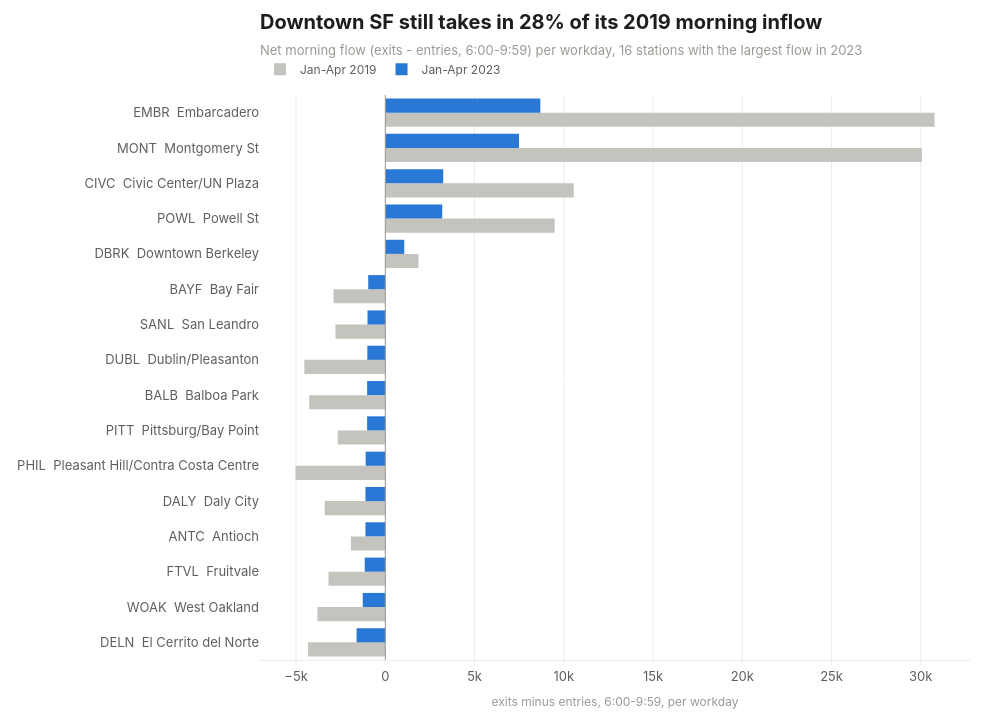

The notebook cell this image was saved under:
### Code cell
def flow_size(row):
    return abs(row["net_flow_2023"])


def flow_value(row):
    return row["net_flow_2023"]


flow_rows = net_flow.to_dict("records")
flow_rows.sort(key=flow_size, reverse=True)
chosen = flow_rows[:16]
chosen.sort(key=flow_value)

labels = []
values_2019 = []
values_2023 = []
for row in chosen:
    labels.append(f"{row['station']}  {row['name']}")
    values_2019.append(row["net_flow_2019"])
    values_2023.append(row["net_flow_2023"])

bars_2019 = go.Bar(name=BEFORE, y=labels, x=values_2019, orientation="h", marker_color=viz.CONTEXT,
                   hovertemplate="%{y}: %{x:+,.0f} per morning<extra>2019</extra>")
bars_2023 = go.Bar(name=AFTER, y=labels, x=values_2023, orientation="h", marker_color=viz.ACCENT,
                   hovertemplate="%{y}: %{x:+,.0f} per morning<extra>2023</extra>")

fig = go.Figure([bars_2019, bars_2023])
fig.update_layout(barmode="group", hovermode="closest", margin=dict(l=260))
fig.add_vline(x=0, line=dict(color=viz.MUTED, width=1))
fig.update_xaxes(title_text="exits minus entries, 6:00-9:59, per workday", tickformat="~s", showgrid=True, gridcolor=viz.GRID)
fig.update_yaxes(showgrid=False)

downtown_2019 = 0.0
downtown_2023 = 0.0
for row in net_flow.to_dict("records"):
    if row["station"] in ["EMBR", "MONT", "POWL", "CIVC"]:
        downtown_2019 += row["net_flow_2019"]
        downtown_2023 += row["net_flow_2023"]

title = f"Downtown SF still takes in {100 * downtown_2023 / downtown_2019:.0f}% of its 2019 morning inflow"
subtitle = "Net morning flow (exits - entries, 6:00-9:59) per workday, 16 stations with the largest flow in 2023"
viz.titled(fig, title, subtitle)
viz.save(fig, "06_morning_net_flow", height=720)
fig

### Figure 1 — Plotly figure (JSON) as saved in the notebook; plotly's stock layout.template omitted (floating-point values rounded to 4 significant figures)
{"data": [{"hovertemplate": "%{y}: %{x:+,.0f} per morning<extra>2019</extra>", "marker": {"color": "#c4c3bd"}, "name": "Jan-Apr 2019", "orientation": "h", "type": "bar", "x": [-4335.0, -3805.0, -3184.0, -1928.0, -3397.0, -5033.0, -2665.0, -4266.0, -4538.0, -2796.0, -2905.0, 1855.0, 9489.0, 10560.0, 30060.0, 30770.0], "y": ["DELN  El Cerrito del Norte", "WOAK  West Oakland", "FTVL  Fruitvale", "ANTC  Antioch", "DALY  Daly City", "PHIL  Pleasant Hill/Contra Costa Centre", "PITT  Pittsburg/Bay Point", "BALB  Balboa Park", "DUBL  Dublin/Pleasanton", "SANL  San Leandro", "BAYF  Bay Fair", "DBRK  Downtown Berkeley", "POWL  Powell St", "CIVC  Civic Center/UN Plaza", "MONT  Montgomery St", "EMBR  Embarcadero"]}, {"hovertemplate": "%{y}: %{x:+,.0f} per morning<extra>2023</extra>", "marker": {"color": "#2a78d6"}, "name": "Jan-Apr 2023", "orientation": "h", "type": "bar", "x": [-1610.0, -1268.0, -1155.0, -1116.0, -1115.0, -1102.0, -1020.0, -1020.0, -1009.0, -999.0, -959.0, 1061.0, 3188.0, 3245.0, 7489.0, 8686.0], "y": ["DELN  El Cerrito del Norte", "WOAK  West Oakland", "FTVL  Fruitvale", "ANTC  Antioch", "DALY  Daly City", "PHIL  Pleasant Hill/Contra Costa Centre", "PITT  Pittsburg/Bay Point", "BALB  Balboa Park", "DUBL  Dublin/Pleasanton", "SANL  San Leandro", "BAYF  Bay Fair", "DBRK  Downtown Berkeley", "POWL  Powell St", "CIVC  Civic Center/UN Plaza", "MONT  Montgomery St", "EMBR  Embarcadero"]}], "layout": {"barmode": "group", "height": 720, "hovermode": "closest", "margin": {"l": 260}, "shapes": [{"line": {"color": "#9a9993", "width": 1}, "type": "line", "x0": 0, "x1": 0, "xref": "x", "y0": 0, "y1": 1, "yref": "y domain"}], "title": {"text": "<b>Downtown SF still takes in 28% of its 2019 morning inflow</b><br><span style='font-size:13px;color:#9a9993'>Net morning flow (exits - entries, 6:00-9:59) per workday, 16 stations with the largest flow in 2023</span>"}, "width": 1000, "xaxis": {"gridcolor": "#ecebe7", "showgrid": true, "tickformat": "~s", "title": {"text": "exits minus entries, 6:00-9:59, per workday"}}, "yaxis": {"showgrid": false}}}
